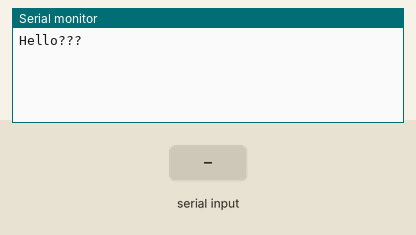
This sketch was run on a simulated Arduino Mega 2560, built with avr-gcc and run on an emulated ATmega2560. Shown: the last lines printed to the serial monitor. The inputs (shaded band) are chosen by the test bench. The modem accepts every AT command (registered, SIM ready, sends succeed) and sends nothing else.

Above: at 6.2 s.
6.3 s: "1\n" received over Serial
At 7.5 s:
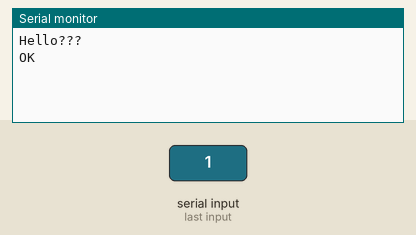
7.8 s: "1\n" received over the second serial link
At 8.7 s:
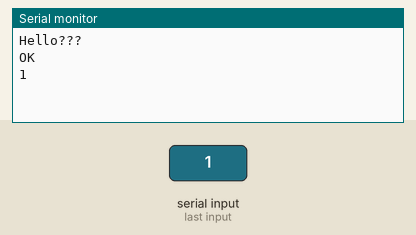
9.3 s: "0\n" received over the second serial link
At 9.9 s:
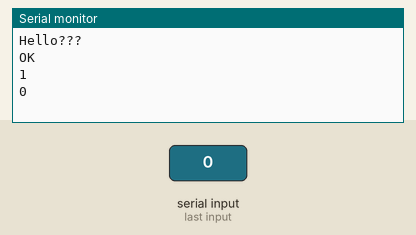

Measured:
- after the input at 6.3 s, the serial monitor: prints a new line at once (image 1)
- after the input at 7.8 s, the serial monitor: prints a new line at once (image 2)
- after the input at 9.3 s, the serial monitor: prints a new line at once (image 3)

The sketch:

serial1and2and3.ino
```cpp
/*
AT+BAUD5
AT+BAUD8

Set baud rate
1 – 1200
2 – 2400
3 – 4800
4 – 9600
5 – 19200
6 – 38400
7 – 57600
8 – 115200
9 – 230400
A – 460800
B – 921600
C – 1382400

http://english.cxem.net/arduino/arduino4.php
http://cxem.net/arduino/download/HC%20Serial%20Bluetooth%20Products%20201104.pdf
http://www.mcu-turkey.com/wp-content/uploads/2013/01/HC-Serial-Bluetooth-Products-201104.pdf
http://blog.zakkemble.co.uk/getting-bluetooth-modules-talking-to-each-other/
*/

void setup(){
    Serial.begin(115200,SERIAL_8N1); //pc
//    Serial3.begin(19200,SERIAL_8N1); //BT
 //   Serial3.begin(57600,SERIAL_8N1); //BT
 //   Serial3.begin(9600,SERIAL_8N1); //BT
    Serial3.begin(115200,SERIAL_8N1); //BT

    Serial.println("Hello???");
    delay(1000);
    Serial3.print("AT");
    delay(1000);
    Serial3.print("AT+STATE?");
    delay(1000);
    Serial3.print( "AT+PIN1234" );
    delay(1000);
    Serial3.print( "AT+NAMEPAD1.1" );
    delay(1000);

}
//  String input;
char ser_char;
char nl = '\n';
char rl = '\r';

String stringOne= String("");

void loop(){
    if (Serial.available() >0){
      char in = Serial.read();
      if(in == nl || in == rl ){
//        Serial.println(stringOne);
        Serial3.println(stringOne);
  //      Serial2.print(stringOne);
        stringOne = String("");
      }else{
        stringOne = stringOne + in;
      }
    }
/*
    if (Serial2.available() >0){
      char ser_char2 = Serial2.read();
      Serial.print(ser_char2);
    //  Serial2.write(ser_char); //ECHO
    }
*/
    if (Serial3.available() >0){
      char ser_char3 = Serial3.read();
      Serial.print(ser_char3);
    //  Serial3.write(ser_char); //ECHO
    }
}
```
